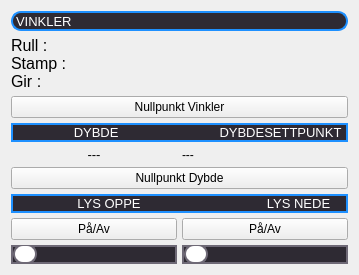
                              <widget class="QFrame" name="videooptakFrame">
                               <property name="sizePolicy">
                                <sizepolicy hsizetype="Preferred" vsizetype="Preferred">
                                 <horstretch>0</horstretch>
                                 <verstretch>0</verstretch>
                                </sizepolicy>
                               </property>
                               <property name="minimumSize">
                                <size>
                                 <width>0</width>
                                 <height>0</height>
                                </size>
                               </property>
                               <property name="maximumSize">
                                <size>
                                 <width>16777215</width>
                                 <height>16777215</height>
                                </size>
                               </property>
                               <layout class="QGridLayout" name="kameraGrid">
                                <property name="sizeConstraint">
                                 <enum>QLayout::SetDefaultConstraint</enum>
                                </property>
                                <property name="spacing">
                                 <number>5</number>
                                </property>
                                <item row="7" column="0">
                                 <widget class="QLabel" name="title_start_videoopptak_2">
                                  <property name="maximumSize">
                                   <size>
                                    <width>16777215</width>
                                    <height>16777215</height>
                                   </size>
                                  </property>
                                  <property name="font">
                                   <font>
                                    <pointsize>10</pointsize>
                                    <weight>50</weight>
                                    <italic>false</italic>
                                    <bold>false</bold>
                                   </font>
                                  </property>
                                  <property name="styleSheet">
                                   <string notr="true">QWidget {
    background-color: #6E6976;
}

QFrame {
    background-color: #2E2A33;
    border: 2px solid #1E90FF;
    border-radius: 10px;
}

QPushButton {
    background-color: #2E2A33;
    border: 2px solid #1E90FF;
    border-radius: 10px;
    color: #FFFFFF;
    padding: 5px;
}

QPushButton:hover {
    background-color: #6E6976;
    color: #FFFFFF;
}

QLineEdit {
    background-color: #2E2A33;
    border: 2px solid #1E90FF;
    border-radius: 10px;
    color: #FFFFFF;
    padding: 5px;
}

QLabel {
    color: #FFFFFF;
}
</string>
                                  </property>
                                  <property name="text">
                                   <string>                 LYS OPPE                                   LYS NEDE</string>
                                  </property>
                                  <property name="colorStyle" stdset="0">
                                   <string>subTitle</string>
                                  </property>
                                 </widget>
                                </item>
                                <item row="4" column="0">
                                 <layout class="QHBoxLayout" name="horizontalLayout">
                                  <item>
                                   <widget class="QLabel" name="labelDybde">
                                    <property name="sizePolicy">
                                     <sizepolicy hsizetype="MinimumExpanding" vsizetype="Preferred">
                                      <horstretch>0</horstretch>
                                      <verstretch>0</verstretch>
                                     </sizepolicy>
                                    </property>
                                    <property name="minimumSize">
                                     <size>
                                      <width>0</width>
                                      <height>0</height>
                                     </size>
                                    </property>
                                    <property name="maximumSize">
                                     <size>
                                      <width>16777215</width>
                                      <height>16777215</height>
                                     </size>
                                    </property>
                                    <property name="font">
                                     <font>
                                      <pointsize>10</pointsize>
                                      <weight>50</weight>
                                      <italic>false</italic>
                                      <bold>false</bold>
                                     </font>
                                    </property>
                                    <property name="frameShape">
                                     <enum>QFrame::NoFrame</enum>
                                    </property>
                                    <property name="lineWidth">
                                     <number>0</number>
                                    </property>
                                    <property name="midLineWidth">
                                     <number>0</number>
                                    </property>
                                    <property name="text">
                                     <string>---</string>
                                    </property>
                                    <property name="alignment">
                                     <set>Qt::AlignCenter</set>
                                    </property>
                                    <property name="margin">
                                     <number>0</number>
                                    </property>
                                    <property name="labelStyle" stdset="0">
                                     <string>blackBg</string>
                                    </property>
                                    <property name="labelStyle2" stdset="0">
                                     <string>whiteBg</string>
                                    </property>
                                   </widget>
                                  </item>
                                  <item>
                                   <widget class="QLabel" name="labelDybdeSettpunkt">
                                    <property name="sizePolicy">
                                     <sizepolicy hsizetype="MinimumExpanding" vsizetype="MinimumExpanding">
                                      <horstretch>0</horstretch>
                                      <verstretch>0</verstretch>
                                     </sizepolicy>
                                    </property>
                                    <property name="styleSheet">
                                     <string notr="true">QLabel {
  qproperty-alignment: 'AlignCenter';
}</string>
                                    </property>
                                    <property name="text">
                                     <string>---</string>
                                    </property>
                                   </widget>
                                  </item>
                                 </layout>
                                </item>
                                <item row="6" column="0">
                                 <layout class="QHBoxLayout" name="horizontalLayout_18"/>
                                </item>
                                <item row="8" column="0">
                                 <layout class="QHBoxLayout" name="horizontalLayout_19">
                                  <item>
                                   <layout class="QVBoxLayout" name="verticalLayout_21">
                                    <item>
                                     <widget class="QPushButton" name="btnTopLys">
                                      <property name="sizePolicy">
                                       <sizepolicy hsizetype="Minimum" vsizetype="Expanding">
                                        <horstretch>5</horstretch>
                                        <verstretch>0</verstretch>
                                       </sizepolicy>
                                      </property>
                                      <property name="text">
                                       <string>På/Av</string>
                                      </property>
                                     </widget>
                                    </item>
                                    <item>
                                     <widget class="QSlider" name="slider_lys_forward">
                                      <property name="sizePolicy">
                                       <sizepolicy hsizetype="Expanding" vsizetype="Expanding">
                                        <horstretch>5</horstretch>
                                        <verstretch>0</verstretch>
                                       </sizepolicy>
                                      </property>
                                      <property name="styleSheet">
                                       <string notr="true">QWidget {
    background-color: #6E6976;
}

QFrame {
    background-color: #2E2A33;
    border: 2px solid #6E6976;
    border-radius: 10px;
}

QPushButton {
    background-color: #2E2A33;
    border: 2px solid #6E6976;
    border-radius: 10px;
    color: #FFFFFF;
    padding: 5px;
}

QPushButton:hover {
    background-color: #6E6976;
    color: #FFFFFF;
}

QLineEdit {
    background-color: #2E2A33;
    border: 2px solid #6E6976;
    border-radius: 10px;
    color: #FFFFFF;
    padding: 5px;
}

QLabel {
    color: #FFFFFF;
}

QSlider {
    background-color: #2E2A33;
    border: 2px solid #6E6976;
    border-radius: 10px;
}

QSlider::groove:horizontal {
    height: 10px;
    background: qlineargradient(x1: 0, y1: 0, x2: 1, y2: 0,
                                stop: 0 #009BFF, stop: 1 #003BFF); /* Blue gradient */
    border-radius: 5px;
}

QSlider::handle:horizontal {
    width: 20px;
    background: #FFFFFF;
    border: 2px solid #6E6976;
    margin: -5px 0px;
    border-radius: 10px;
}

QSlider::handle:horizontal:hover {
    background: #2E2A33;
}

QSlider::sub-page:horizontal {
    background: qlineargradient(x1: 0, y1: 0, x2: 1, y2: 0,
                                stop: 0 #009BFF, stop: 1 #003BFF); /* Blue gradient */
    border-radius: 5px;
}

QSlider::add-page:horizontal {
    background: #2E2A33;
    border-radius: 5px;
}</string>
                                      </property>
                                      <property name="orientation">
                                       <enum>Qt::Horizontal</enum>
                                      </property>
                                     </widget>
                                    </item>
                                   </layout>
                                  </item>
                                  <item>
                                   <layout class="QVBoxLayout" name="verticalLayout_23">
                                    <item>
                                     <widget class="QPushButton" name="btnBunnLys">
                                      <property name="sizePolicy">
                                       <sizepolicy hsizetype="Minimum" vsizetype="Expanding">
                                        <horstretch>5</horstretch>
                                        <verstretch>0</verstretch>
                                       </sizepolicy>
                                      </property>
                                      <property name="text">
                                       <string>På/Av</string>
                                      </property>
                                     </widget>
                                    </item>
                                    <item>
                                     <widget class="QSlider" name="slider_lys_down">
                                      <property name="sizePolicy">
                                       <sizepolicy hsizetype="Expanding" vsizetype="Expanding">
                                        <horstretch>5</horstretch>
                                        <verstretch>0</verstretch>
                                       </sizepolicy>
                                      </property>
                                      <property name="styleSheet">
                                       <string notr="true">QWidget {
    background-color: #6E6976;
}

QFrame {
    background-color: #2E2A33;
    border: 2px solid #6E6976;
    border-radius: 10px;
}

QPushButton {
    background-color: #2E2A33;
    border: 2px solid #6E6976;
    border-radius: 10px;
    color: #FFFFFF;
    padding: 5px;
}

QPushButton:hover {
    background-color: #6E6976;
    color: #FFFFFF;
}

QLineEdit {
    background-color: #2E2A33;
    border: 2px solid #6E6976;
    border-radius: 10px;
    color: #FFFFFF;
    padding: 5px;
}

QLabel {
    color: #FFFFFF;
}

QSlider {
    background-color: #2E2A33;
    border: 2px solid #6E6976;
    border-radius: 10px;
}

QSlider::groove:horizontal {
    height: 10px;
    background: qlineargradient(x1: 0, y1: 0, x2: 1, y2: 0,
                                stop: 0 #009BFF, stop: 1 #003BFF); /* Blue gradient */
    border-radius: 5px;
}

QSlider::handle:horizontal {
    width: 20px;
    background: #FFFFFF;
    border: 2px solid #6E6976;
    margin: -5px 0px;
    border-radius: 10px;
}

QSlider::handle:horizontal:hover {
    background: #2E2A33;
}

QSlider::sub-page:horizontal {
    background: qlineargradient(x1: 0, y1: 0, x2: 1, y2: 0,
                                stop: 0 #009BFF, stop: 1 #003BFF); /* Blue gradient */
    border-radius: 5px;
}

QSlider::add-page:horizontal {
    background: #2E2A33;
    border-radius: 5px;
}</string>
                                      </property>
                                      <property name="orientation">
                                       <enum>Qt::Horizontal</enum>
                                      </property>
                                     </widget>
                                    </item>
                                   </layout>
                                  </item>
                                 </layout>
                                </item>
                                <item row="0" column="0">
                                 <widget class="QLabel" name="title_start_videoopptak_5">
                                  <property name="minimumSize">
                                   <size>
                                    <width>0</width>
                                    <height>20</height>
                                   </size>
                                  </property>
                                  <property name="maximumSize">
                                   <size>
                                    <width>16777215</width>
                                    <height>20</height>
                                   </size>
                                  </property>
                                  <property name="font">
                                   <font>
                                    <pointsize>10</pointsize>
                                    <weight>50</weight>
                                    <italic>false</italic>
                                    <bold>false</bold>
                                   </font>
                                  </property>
                                  <property name="styleSheet">
                                   <string notr="true">QWidget {
    background-color: #6E6976;
}

QFrame {
    background-color: #2E2A33;
    border: 2px solid #1E90FF;
    border-radius: 10px;
}

QPushButton {
    background-color: #2E2A33;
    border: 2px solid #1E90FF;
    border-radius: 10px;
    color: #FFFFFF;
    padding: 5px;
}

QPushButton:hover {
    background-color: #6E6976;
    color: #FFFFFF;
}

QLineEdit {
    background-color: #2E2A33;
    border: 2px solid #1E90FF;
    border-radius: 10px;
    color: #FFFFFF;
    padding: 5px;
}

QLabel {
    color: #FFFFFF;
}
</string>
                                  </property>
                                  <property name="text">
                                   <string>VINKLER</string>
                                  </property>
                                  <property name="colorStyle" stdset="0">
                                   <string>subTitle</string>
                                  </property>
                                 </widget>
                                </item>
                                <item row="2" column="0">
                                 <widget class="QPushButton" name="btnNullpunktVinkler">
                                  <property name="text">
                                   <string>Nullpunkt Vinkler</string>
                                  </property>
                                 </widget>
                                </item>
                                <item row="1" column="0">
                                 <layout class="QHBoxLayout" name="horizontalLayout_9">
                                  <item>
                                   <layout class="QVBoxLayout" name="verticalLayout_10">
                                    <item>
                                     <widget class="QLabel" name="vinkel1_2">
                                      <property name="text">
                                       <string>&lt;html&gt;&lt;head/&gt;&lt;body&gt;&lt;p&gt;&lt;span style=&quot; font-size:12pt;&quot;&gt;Rull :&lt;br/&gt;Stamp :&lt;br/&gt;Gir :&lt;/span&gt;&lt;/p&gt;&lt;/body&gt;&lt;/html&gt;</string>
                                      </property>
                                     </widget>
                                    </item>
                                   </layout>
                                  </item>
                                  <item>
                                   <layout class="QVBoxLayout" name="verticalLayout_17">
                                    <item>
                                     <widget class="QLabel" name="labelRull">
                                      <property name="minimumSize">
                                       <size>
                                        <width>0</width>
                                        <height>0</height>
                                       </size>
                                      </property>
                                      <property name="maximumSize">
                                       <size>
                                        <width>16777215</width>
                                        <height>16777215</height>
                                       </size>
                                      </property>
                                      <property name="font">
                                       <font>
                                        <pointsize>10</pointsize>
                                        <weight>50</weight>
                                        <italic>false</italic>
                                        <bold>false</bold>
                                       </font>
                                      </property>
                                      <property name="frameShape">
                                       <enum>QFrame::NoFrame</enum>
                                      </property>
                                      <property name="lineWidth">
                                       <number>0</number>
                                      </property>
                                      <property name="midLineWidth">
                                       <number>0</number>
                                      </property>
                                      <property name="text">
                                       <string/>
                                      </property>
                                      <property name="alignment">
                                       <set>Qt::AlignCenter</set>
                                      </property>
                                      <property name="margin">
                                       <number>0</number>
                                      </property>
                                      <property name="labelStyle" stdset="0">
                                       <string>blackBg</string>
                                      </property>
                                      <property name="labelStyle2" stdset="0">
                                       <string>whiteBg</string>
                                      </property>
                                     </widget>
                                    </item>
                                    <item>
                                     <widget class="QLabel" name="labelStamp">
                                      <property name="minimumSize">
                                       <size>
                                        <width>0</width>
                                        <height>0</height>
                                       </size>
                                      </property>
                                      <property name="maximumSize">
                                       <size>
                                        <width>16777215</width>
                                        <height>16777215</height>
                                       </size>
                                      </property>
                                      <property name="font">
                                       <font>
                                        <pointsize>10</pointsize>
                                        <weight>50</weight>
                                        <italic>false</italic>
                                        <bold>false</bold>
                                       </font>
                                      </property>
                                      <property name="frameShape">
                                       <enum>QFrame::NoFrame</enum>
                                      </property>
                                      <property name="lineWidth">
                                       <number>0</number>
                                      </property>
                                      <property name="midLineWidth">
                                       <number>0</number>
                                      </property>
                                      <property name="text">
                                       <string/>
                                      </property>
                                      <property name="alignment">
                                       <set>Qt::AlignCenter</set>
                                      </property>
                                      <property name="margin">
                                       <number>0</number>
                                      </property>
                                      <property name="labelStyle" stdset="0">
                                       <string>blackBg</string>
                                      </property>
                                      <property name="labelStyle2" stdset="0">
                                       <string>whiteBg</string>
                                      </property>
                                     </widget>
                                    </item>
                                    <item>
                                     <widget class="QLabel" name="labelGir">
                                      <property name="minimumSize">
                                       <size>
                                        <width>0</width>
                                        <height>0</height>
                                       </size>
                                      </property>
                                      <property name="maximumSize">
                                       <size>
                                        <width>16777215</width>
                                        <height>16777215</height>
                                       </size>
                                      </property>
                                      <property name="font">
                                       <font>
                                        <pointsize>10</pointsize>
                                        <weight>50</weight>
                                        <italic>false</italic>
                                        <bold>false</bold>
                                       </font>
                                      </property>
                                      <property name="frameShape">
                                       <enum>QFrame::NoFrame</enum>
                                      </property>
                                      <property name="lineWidth">
                                       <number>0</number>
                                      </property>
                                      <property name="midLineWidth">
                                       <number>0</number>
                                      </property>
                                      <property name="text">
                                       <string/>
                                      </property>
                                      <property name="alignment">
                                       <set>Qt::AlignCenter</set>
                                      </property>
                                      <property name="margin">
                                       <number>0</number>
                                      </property>
                                      <property name="labelStyle" stdset="0">
                                       <string>blackBg</string>
                                      </property>
                                      <property name="labelStyle2" stdset="0">
                                       <string>whiteBg</string>
                                      </property>
                                     </widget>
                                    </item>
                                   </layout>
                                  </item>
                                 </layout>
                                </item>
                                <item row="3" column="0">
                                 <widget class="QLabel" name="title_start_videoopptak_3">
                                  <property name="maximumSize">
                                   <size>
                                    <width>16777215</width>
                                    <height>16777215</height>
                                   </size>
                                  </property>
                                  <property name="font">
                                   <font>
                                    <pointsize>10</pointsize>
                                    <weight>50</weight>
                                    <italic>false</italic>
                                    <bold>false</bold>
                                   </font>
                                  </property>
                                  <property name="styleSheet">
                                   <string notr="true">QWidget {
    background-color: #6E6976;
}

QFrame {
    background-color: #2E2A33;
    border: 2px solid #1E90FF;
    border-radius: 10px;
}

QPushButton {
    background-color: #2E2A33;
    border: 2px solid #1E90FF;
    border-radius: 10px;
    color: #FFFFFF;
    padding: 5px;
}

QPushButton:hover {
    background-color: #6E6976;
    color: #FFFFFF;
}

QLineEdit {
    background-color: #2E2A33;
    border: 2px solid #1E90FF;
    border-radius: 10px;
    color: #FFFFFF;
    padding: 5px;
}

QLabel {
    color: #FFFFFF;
}
</string>
                                  </property>
                                  <property name="text">
                                   <string>                DYBDE                            DYBDESETTPUNKT</string>
                                  </property>
                                  <property name="colorStyle" stdset="0">
                                   <string>subTitle</string>
                                  </property>
                                 </widget>
                                </item>
                                <item row="5" column="0">
                                 <widget class="QPushButton" name="btnNullpunktDybde">
                                  <property name="text">
                                   <string>Nullpunkt Dybde</string>
                                  </property>
                                 </widget>
                                </item>
                               </layout>
                              </widget>
